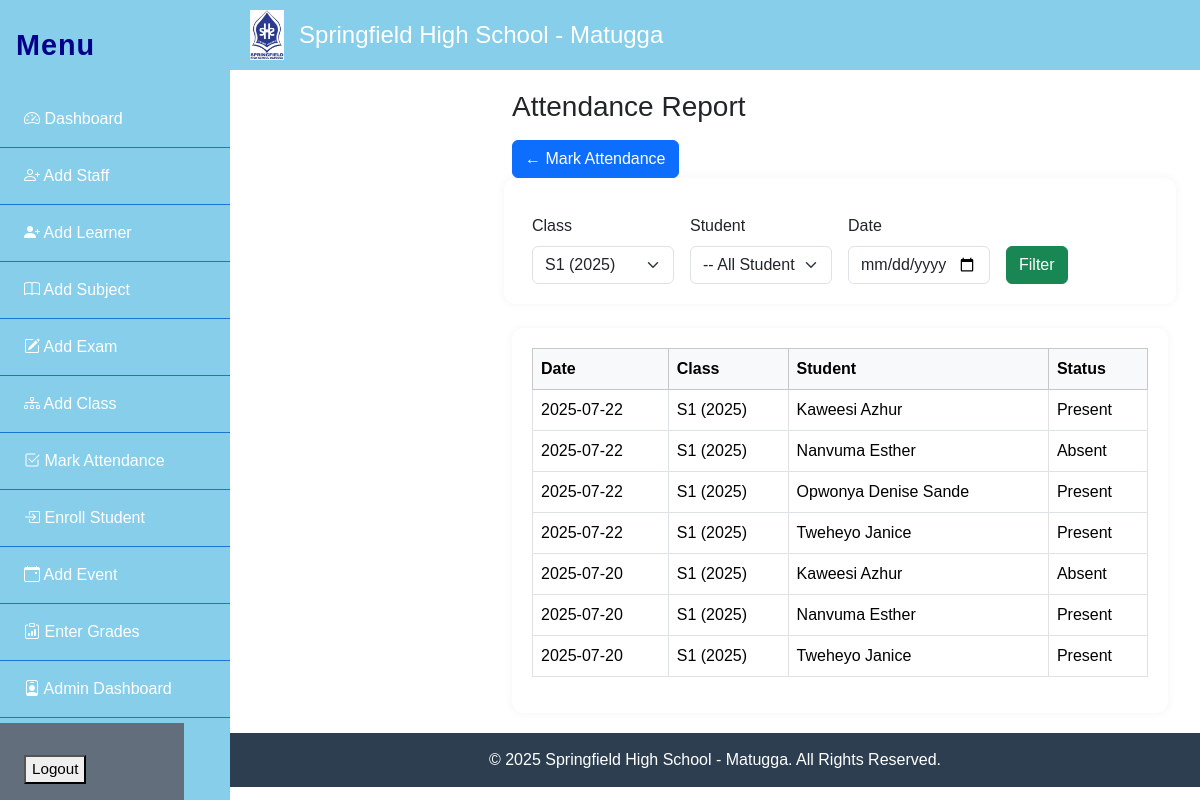
The page /attendance/attendancereport.php?class_id=1 on the database its author committed.
### tables this page shows
CREATE TABLE `attendance` (
  `attendance_id` int(11) NOT NULL,
  `student_id` int(11) DEFAULT NULL,
  `class_id` int(11) DEFAULT NULL,
  `date` date DEFAULT NULL,
  `status` enum('present','absent','late') DEFAULT NULL,
  `remarks` text DEFAULT NULL
);

CREATE TABLE `classes` (
  `class_id` int(11) NOT NULL,
  `name` varchar(50) DEFAULT NULL,
  `year` int(11) DEFAULT NULL,
  `teacher_id` int(11) DEFAULT NULL
);

CREATE TABLE `students` (
  `student_id` int(11) NOT NULL,
  `first_name` varchar(50) DEFAULT NULL,
  `last_name` varchar(50) DEFAULT NULL,
  `dob` date DEFAULT NULL,
  `gender` enum('Male','Female','Other') DEFAULT NULL,
  `address` text DEFAULT NULL,
  `email` varchar(100) DEFAULT NULL,
  `phone` varchar(20) DEFAULT NULL,
  `guardian_id` int(11) DEFAULT NULL,
  `class_id` int(11) DEFAULT NULL,
  `class_name` varchar(50) DEFAULT NULL
);

### attendance/attendancereport.php (the view, shortened to what this page needs)
<?php
require_once('../db.php');
$classes = $conn->query("SELECT class_id, name, year FROM classes ORDER BY year, name");
$class_id = $_GET['class_id'] ?? '';
$date = $_GET['date'] ?? '';
$report = null;
if ($_GET) {
    $query = "
        SELECT a.*, s.first_name, s.last_name, c.name AS class_name, c.year AS class_year
        FROM attendance a
        JOIN students s ON a.student_id = s.student_id
        JOIN classes c ON a.class_id = c.class_id
        WHERE 1
    ";
    $params = [];
    $types = '';
    if ($class_id) { $query .= " AND a.class_id=?"; $params[] = $class_id; $types .= 'i'; }
    $query .= " ORDER BY a.date DESC, s.first_name, s.last_name";
    $stmt = $conn->prepare($query);
    if ($params) $stmt->bind_param($types, ...$params);
    $stmt->execute();
    $report = $stmt->get_result();
}
?>
<!DOCTYPE html>
<html lang="en">
<head>
    <link rel="stylesheet" href="https://cdn.jsdelivr.net/npm/bootstrap@5.3.2/dist/css/bootstrap.min.css">
</head>
<body>
<?php include '../header.php'; ?>
<?php include '../includes/sidebar.php'; ?>
<div class="content-wrapper">
    <div class="container-fluid">
        <h3 class="mb-3">Attendance Report</h3>
        <a href="markattendance.php" class="btn btn-primary mb-3">&larr; Mark Attendance</a>
        <form method="get" class="row g-3 mb-4 card-style">
            <div class="col-md-3">
                <label class="form-label">Class</label>
                <select name="class_id" class="form-select">
                    <?php while($c = $classes->fetch_assoc()): ?>
                        <option value="<?= $c['class_id'] ?>" <?= $c['class_id']==$class_id ? 'selected' : '' ?>>
                            <?= htmlspecialchars($c['name'].' ('.$c['year'].')') ?>
                        </option>
                    <?php endwhile; ?>
                </select>
            </div>
            <div class="col-md-3">
                <label class="form-label">Student</label>
                <select name="student_id" class="form-select">
                    <option value="">-- All Students --</option>
                </select>
            </div>
            <div class="col-md-3">
                <label class="form-label">Date</label>
                <input type="date" name="date" class="form-control" value="<?= htmlspecialchars($date) ?>">
            </div>
            <div class="col-md-3 align-self-end">
                <button type="submit" class="btn btn-success">Filter</button>
            </div>
        </form>
        <?php if ($report): ?>
            <div class="card-style">
                <table class="table table-bordered table-hover">
                    <thead class="table-light">
                        <tr>
                            <th>Date</th>
                            <th>Class</th>
                            <th>Student</th>
                            <th>Status</th>
                        </tr>
                    </thead>
                    <tbody>
                    <?php if ($report->num_rows == 0): ?>
                        <tr><td colspan="4" class="text-center text-muted">No attendance records found.</td></tr>
                    <?php else: ?>
                        <?php while($row = $report->fetch_assoc()): ?>
                            <tr>
                                <td><?= htmlspecialchars($row['date']) ?></td>
                                <td><?= htmlspecialchars($row['class_name'].' ('.$row['class_year'].')') ?></td>
                                <td><?= htmlspecialchars($row['first_name'].' '.$row['last_name']) ?></td>
                                <td><?= htmlspecialchars(ucfirst($row['status'])) ?></td>
                            </tr>
                        <?php endwhile; ?>
                    <?php endif; ?>
                    </tbody>
                </table>
            </div>
        <?php endif; ?>
    </div>
</div>
<?php include '../footer.php'; ?>
</body>
</html>

### attendance/attendancereport.php (style rules this page uses)
.content-wrapper { margin-left: 250px; padding: 20px; }
.card-style { background: #fff; padding: 20px; border-radius: 12px; box-shadow: 0 0 10px rgba(0,0,0,0.05); }
table th, table td { vertical-align: middle; }

### header.php (style rules this page uses)
body { margin: 0; font-family: Arial, sans-serif; }

### includes/sidebar.php (style rules this page uses)
body.with-sidebar { margin-left: 230px; transition: margin-left 0.3s; }

### rows shown on the page
attendance: date "2025-07-22", class.year "S1 (2025)", student.last_name "Kaweesi Azhur", status "Present"
attendance: date "2025-07-22", class.year "S1 (2025)", student.last_name "Nanvuma Esther", status "Absent"
attendance: date "2025-07-22", class.year "S1 (2025)", student.last_name "Opwonya Denise Sande", status "Present"
attendance: date "2025-07-22", class.year "S1 (2025)", student.last_name "Tweheyo Janice", status "Present"
attendance: date "2025-07-20", class.year "S1 (2025)", student.last_name "Kaweesi Azhur", status "Absent"
attendance: date "2025-07-20", class.year "S1 (2025)", student.last_name "Nanvuma Esther", status "Present"
attendance: date "2025-07-20", class.year "S1 (2025)", student.last_name "Tweheyo Janice", status "Present"

### other values the page prints
form field class_id "S1 (2025)"
